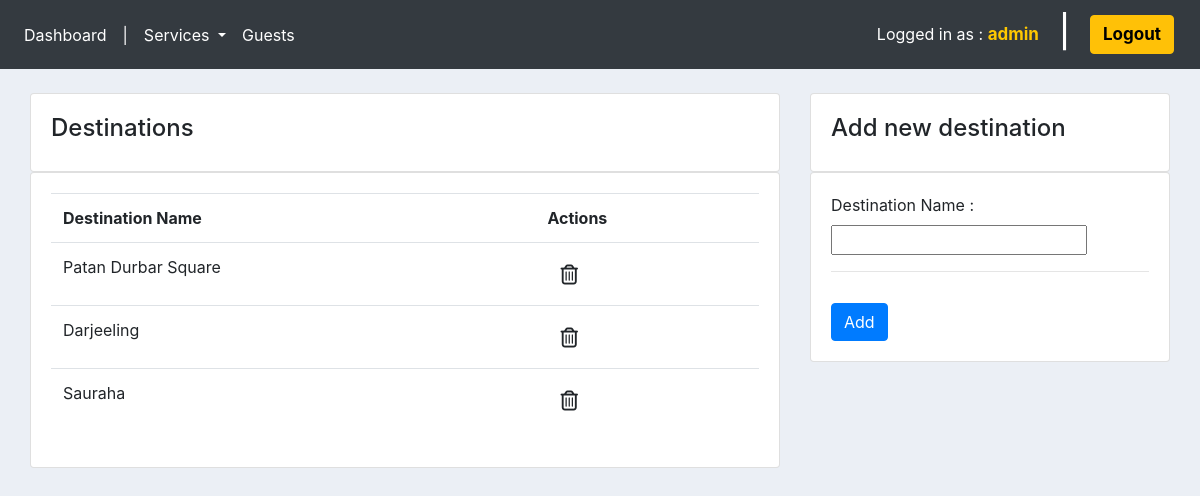
/destinations/ (signed in), run on the app's committed database.
### tour/models.py (models this page shows, shortened)
class Destination(models.Model):
    destinationName = models.CharField(max_length=200, null=True)

### tour/views.py (the view)
# urls.py: path('destinations/', views.destinations, name='destinations'),
@login_required(login_url='login')
def destinations(request):
    allDestinations = Destination.objects.all()
    form = DestinationForm()
    if request.method == 'POST':
        form = DestinationForm(request.POST)
        if form.is_valid():
            form.save()
            return redirect('destinations')
    context = {'allDestinations': allDestinations, 'form': form}
    return render(request, 'tour/destinations.html', context)

### tour/forms.py
class DestinationForm(ModelForm):
    class Meta:
        model = Destination
        fields = '__all__'

### tour/templates/tour/destinations.html (shortened to what this page needs)
{% extends 'ums/main.html' %}
{% load static %}
{% block content %}
<section class="container-fluid">
    <section class="row">
        <section class="col-md-8">
            <div class="card card-body">
                <span>
                    <h4>Destinations</h4>
                </span>
            </div>
            <div class="card card-body">
                <table class="table">
                    <tr>
                        <th>Destination Name</th>
                        <th>Actions</th>
                    </tr>
                    {% for destination in allDestinations %}
                    <tr>
                        <td>{{destination.destinationName}}</td>
                        <td>
                            <form action="{% url 'delete_destination' destination.id %}" method="POST">
                                <button type="submit" class="btn"><i class="far fa-trash-alt fa-lg"></i></button>
                            </form>
                        </td>
                    </tr>
                    {% endfor %}
                </table>
            </div>
        </section>
        <section class="col-md-4">
            <div class="card card-body">
                <h4>Add new destination</h4>
            </div>
            <div class="card card-body">
                <form action="" method="POST">
                    <label for="destinationName">Destination Name : </label>
                    {{form.destinationName}}
                    <hr>
                    <input type="submit" value="Add" class="btn btn-primary" style="margin-top: 15px;">
                </form>
            </div>
        </section>
    </section>
</section>
{% endblock %}

### ums/templates/ums/navbar.html (shortened to what this page needs)
<nav class="navbar navbar-expand-lg navbar-dark bg-dark">
    <nav class="collapse navbar-collapse" id="navbarNav">
        <ul class="navbar-nav">
            <li class="nav-item active">
                <a class="nav-link" href="{% url 'home' %}"> Dashboard</a>
            </li>
            <li class="nav-item active">
                <a class="nav-link"> |</a>
            </li>
            <li class="nav-item dropdown active">
                <a class="nav-link dropdown-toggle" href="#" id="navbarDropdown" role="button" data-toggle="dropdown" aria-haspopup="true" aria-expanded="false">
                  Services
                </a>
              </li>
            <li class="nav-item active">
                <a class="nav-link" href="{% url 'guests' %}"> Guests </a>
            </li>
        </ul>
    </nav>
    <span class="hello-logout">
        Logged in as : <a href=""><b id="username"> {{request.user}} </b></a>
    </span>
    <h2 class="hello-logout">|</h2>
    <span class="hello-logout">
        <button type="button" class="btn btn-warning">
            <a href="{% url 'logout' %}"> <b> Logout </b> </a>
        </button>
    </span>
</nav>
<br>

### static/css/main.css (style rules this page uses)
body { background-color: #ebeff5; }

### ums/templates/ums/navbar.html (style rules this page uses)
.hello-logout { color: #fff; margin: 5px 10px; }
.hello-logout a, a:hover { text-decoration: none; color: #000; }
.hello-logout b { font-size: 17px; }
h2.hello-logout { margin-bottom: 10px; }
#username { color: #ffc800; }

### data on the page
Destination: destinationName "Patan Durbar Square"
Destination: destinationName "Darjeeling"
Destination: destinationName "Sauraha"

### other printed values
{{ request.user }} "admin"
